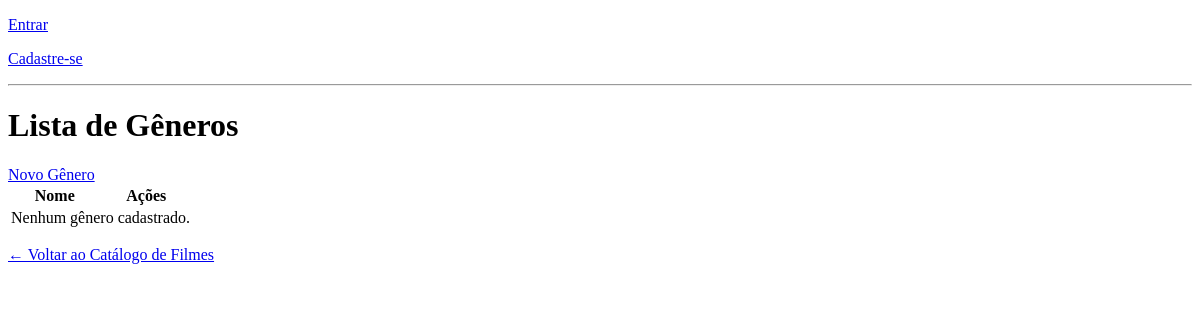
Before: /generos/ with the older database file.
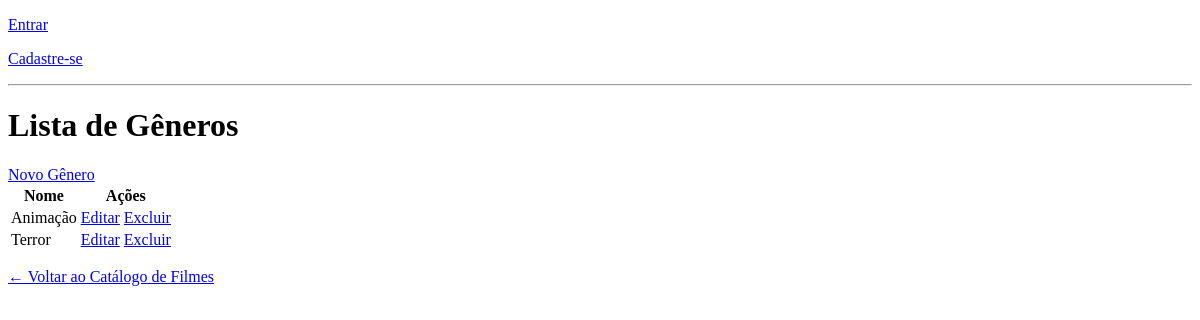
After: the same page with the newer database file.
### genero/models.py (models this page shows, shortened)
class Genero(models.Model):
    nome = models.CharField(max_length=100)

### genero/views.py (the view)
# urls.py: path('', views.listar_generos, name='listar_generos'),
def listar_generos(request):
    generos = Genero.objects.all()
    return render(request, 'genero/listar.html', {'generos': generos})

### templates/genero/listar.html
{% extends 'base.html' %}
{% block content %}
<h1>Lista de Gêneros</h1>
<a href="{% url 'criar_genero' %}" class="btn btn-primary mb-3">Novo Gênero</a>
<table class="table table-striped">
  <thead>
    <tr>
      <th>Nome</th>
      <th>Ações</th>
    </tr>
  </thead>
  <tbody>
    {% for genero in generos %}
    <tr>
      <td>{{ genero.nome }}</td>
      <td>
        <a href="{% url 'editar_genero' genero.pk %}" class="btn btn-warning btn-sm">Editar</a>
        <a href="{% url 'deletar_genero' genero.pk %}" class="btn btn-danger btn-sm">Excluir</a>
      </td>
    </tr>
    {% empty %}
    <tr><td colspan="2">Nenhum gênero cadastrado.</td></tr>
    {% endfor %}
  </tbody>
</table>
<p><a href="{% url 'index' %}">← Voltar ao Catálogo de Filmes</a></p>
{% endblock %}

Changed rows visible on the page:
added Genero: nome "Animação"
added Genero: nome "Terror"
Other visible differences:
text no longer shown: "Nenhum gênero cadastrado."
